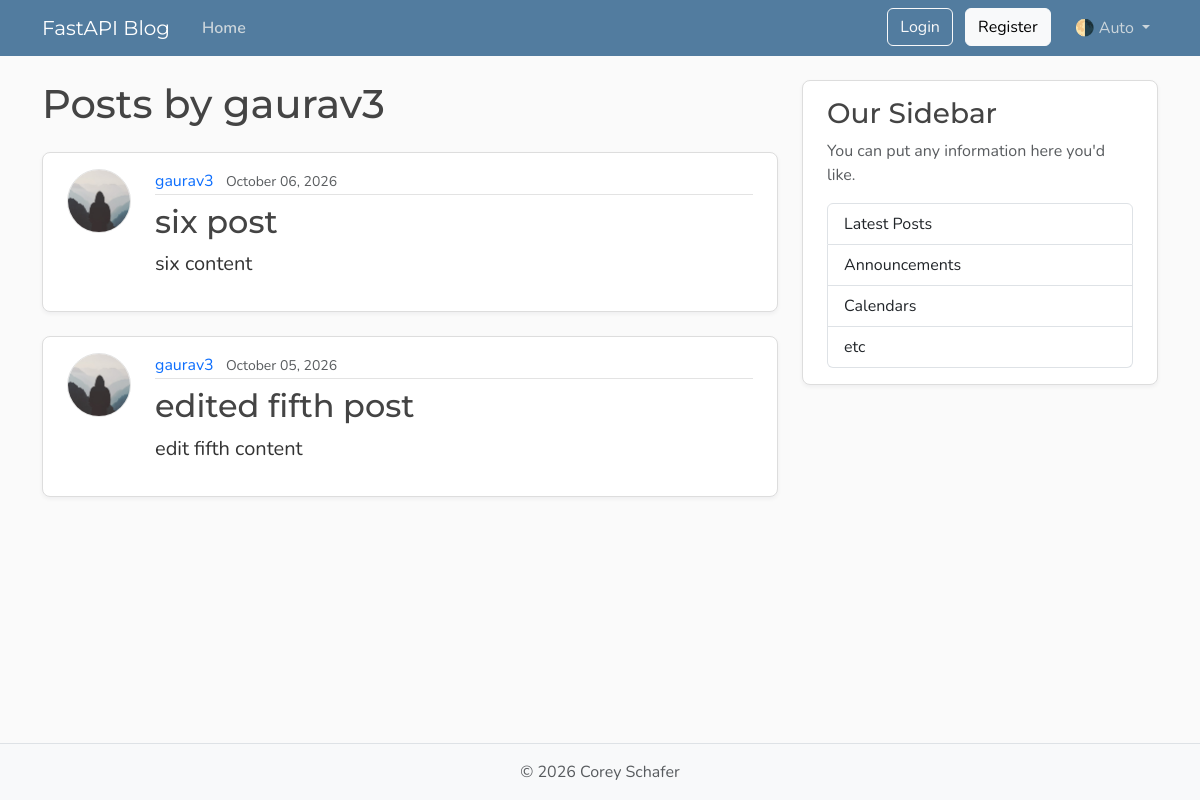
Page /user/6/posts on the earlier database version.
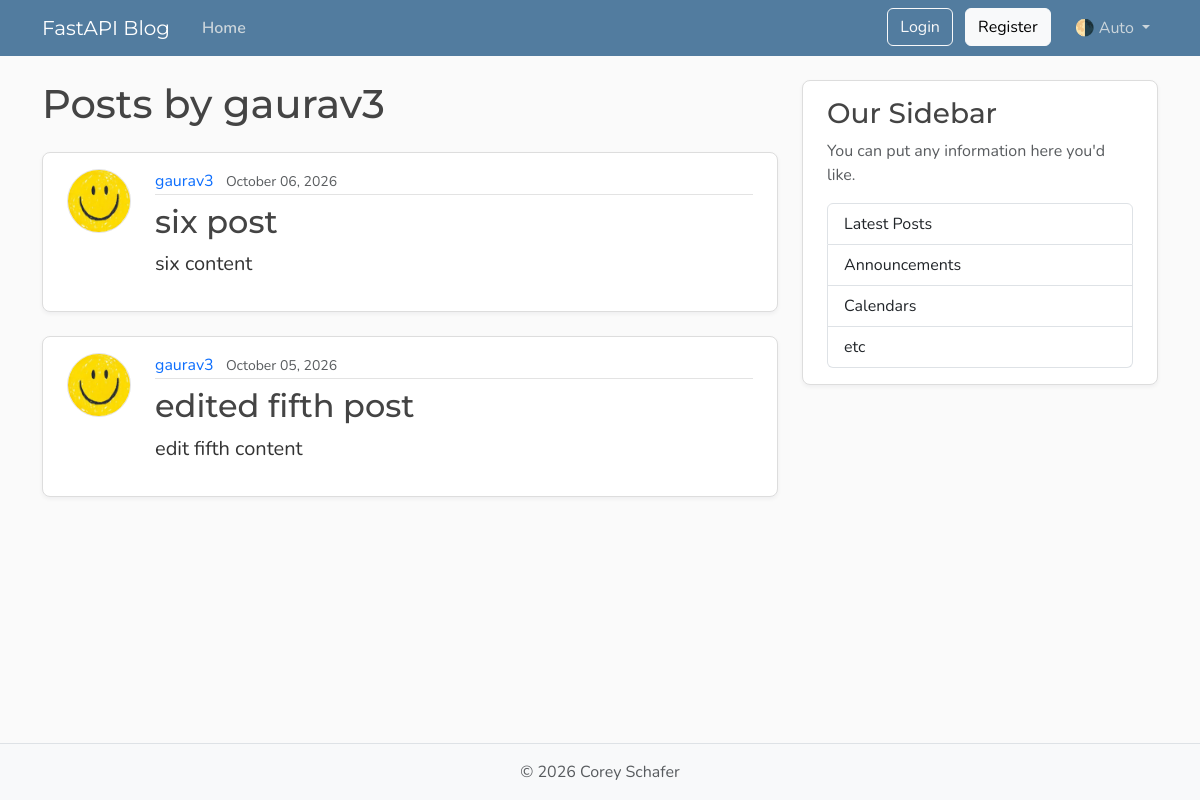
Same page on the later database version.
### models.py (models this page shows, shortened)
class Post(Base):
    __tablename__ = "posts"
    id: Mapped[int] = mapped_column(Integer, primary_key=True, index=True)
    title: Mapped[str] = mapped_column(String(100), nullable=False)
    content: Mapped[str] = mapped_column(Text, nullable=False)
    user_id: Mapped[int] = mapped_column(
        ForeignKey("users.id"),  # We are referencing the user.id here against post
        nullable=False,
        index=True,
    )
    date_posted: Mapped[datetime] = mapped_column(
        DateTime(timezone=True),
        default=lambda: datetime.now(UTC),
    )
    likes: Mapped[int] = mapped_column(Integer, default=0, server_default="0")
    author: Mapped[User] = relationship(back_populates="posts")  # One to many relationship -> Links this relationship to the posts relationship in the User model:

class User(Base):   # Set here cause we want to assossiate the post with each user
    __tablename__ = "users"  # Very imp if not referenced then while creating the table in metadata will show error
    id: Mapped[int] = mapped_column(Integer, primary_key=True, index=True)  # Mapped is generic type hint used by alchemy to indicate that attribute is mapped to db
    username: Mapped[str] = mapped_column(String(50), unique=True, nullable=False)
    email: Mapped[str] = mapped_column(String(120), unique=True, nullable=False)
    password_hash: Mapped[str] = mapped_column(String(200), nullable=True)
    image_file: Mapped[str | None] = mapped_column(
        String(200),
        nullable=True,
        default=None,
    )
    posts: Mapped[list[Post]] = relationship(
        back_populates="author",
        cascade="all, delete-orphan",   # delete-orphan -> This mean that if user is deleted then all the post are deleted as well
    )   # One to Many relationship. Here post can be connected to many user

### main.py (the view)
@app.get('/user/{user_id}/posts', include_in_schema=False, name='user_posts')
async def user_posts_page(request: Request, user_id: int, db: Annotated[AsyncSession, Depends(get_db)]):
    result = await db.execute(
        Select(models.User).where(models.User.id == user_id)
    )
    existing_userid = result.scalars().first()
    if not existing_userid:
        raise HTTPException(status_code=status.HTTP_404_NOT_FOUND, detail="User ID not found")
    result = await db.execute(
        Select(models.Post)
        .options(selectinload(models.Post.author))  # We are using author in the templates that is why this is needed
        .where(models.Post.user_id == user_id)
        .order_by(models.Post.date_posted.desc()))
    all_posts = result.scalars().all()
    return templates.TemplateResponse(request,
                                      'user_posts.html', {
                                          'posts': all_posts,
                                          "user": existing_userid,
                                          "title": f"{existing_userid.username}'s Post"
                                      }
                                      )

### templates/user_posts.html (shortened to what this page needs)
{% extends "layout.html" %}
{% block content %}
<h1 class="mb-4">Posts by {{ user.username }}</h1>
<div id="postsContainer">
  {% for post in posts %}
  <article class="content-section py-3 px-4 mb-4">
    <div class="d-flex align-items-start gap-4">
      <img class="rounded-circle article-img flex-shrink-0" src="{{ post.author.image_path }}"
        alt="{{ post.author.username }}'s profile picture" width="64" height="64" loading="lazy">
      <div class="flex-grow-1">
        <div class="article-metadata mb-2">
          <a class="me-2" href="{{ url_for('user_posts', user_id=post.author.id) }}">{{ post.author.username }}</a>
          <small class="text-body-secondary">{{ post.date_posted.strftime("%B %d, %Y") }}</small>
        </div>
        <h2>
          <a class="article-title" href="{{ url_for('post_page', post_id=post.id) }}">{{ post.title }}</a>
        </h2>
        <p class="article-content">{{ post.content }}</p>
      </div>
    </div>
  </article>
  {% else %}
  <p class="text-body-secondary">No posts by this user yet.</p>
  {% endfor %}
</div>
{% endblock content %}

Differences in the rows shown:
changed through a linked row, Post "six post": author.image_path: picture added in place of a placeholder
changed through a linked row, Post "edited fifth post": author.image_path: picture added in place of a placeholder
